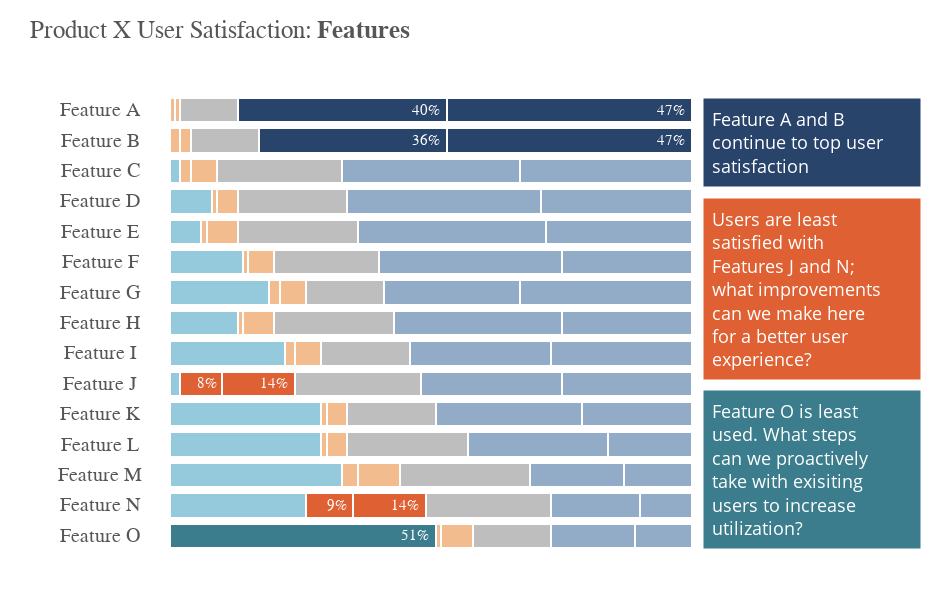

This figure's notebook cell:
### Markdown cell above
## Data Visualization

### Code cell
fig = go.Figure()

# Plot -------------------------
fig.add_trace(
    go.Bar(
        x=df['Have not used'][:1],
        y=df['feature'][:1],
        marker=dict(color="#3b7d8d", line=dict(color='white', width=2)),
        orientation='h',
        name='Have not used',
    )
)

fig.add_trace(
    go.Bar(
        x=df['Have not used'][1:],
        y=df['feature'][1:],
        marker=dict(color="#95cadc", line=dict(color='white', width=2)),
        orientation='h',
        name='Have not used',
    )
)

fig.add_trace(
    go.Bar(
        x=df['Not satisfied at all'][:1],
        y=df['feature'][:1],
        marker=dict(color="#f2bc8f", line=dict(color='white', width=2)),
        orientation='h',
        name='Not satisfied at all',
    )
)

fig.add_trace(
    go.Bar(
        x=df['Not satisfied at all'][1:2],
        y=df['feature'][1:2],
        marker=dict(color="#df6033", line=dict(color='white', width=2)),
        orientation='h',
        name='Not satisfied at all',
    )
)

fig.add_trace(
    go.Bar(
        x=df['Not satisfied at all'][2:5],
        y=df['feature'][2:5],
        marker=dict(color="#f2bc8f", line=dict(color='white', width=2)),
        orientation='h',
        name='Not satisfied at all',
    )
)

fig.add_trace(
    go.Bar(
        x=df['Not satisfied at all'][5:6],
        y=df['feature'][5:6],
        marker=dict(color="#df6033", line=dict(color='white', width=2)),
        orientation='h',
        name='Not satisfied at all',
    )
)

fig.add_trace(
    go.Bar(
        x=df['Not satisfied at all'][6:],
        y=df['feature'][6:],
        marker=dict(color="#f2bc8f", line=dict(color='white', width=2)),
        orientation='h',
        name='Not satisfied at all',
    )
)

fig.add_trace(
    go.Bar(
        x=df['Not very satisfied'][:1],
        y=df['feature'][:1],
        marker=dict(color="#f2bc8f", line=dict(color='white', width=2)),
        orientation='h',
        name='Not very satisfied',
    )
)

fig.add_trace(
    go.Bar(
        x=df['Not very satisfied'][1:2],
        y=df['feature'][1:2],
        marker=dict(color="#df6033", line=dict(color='white', width=2)),
        orientation='h',
        name='Not very satisfied',
    )
)

fig.add_trace(
    go.Bar(
        x=df['Not very satisfied'][2:5],
        y=df['feature'][2:5],
        marker=dict(color="#f2bc8f", line=dict(color='white', width=2)),
        orientation='h',
        name='Not very satisfied',
    )
)

fig.add_trace(
    go.Bar(
        x=df['Not very satisfied'][5:6],
        y=df['feature'][5:6],
        marker=dict(color="#df6033", line=dict(color='white', width=2)),
        orientation='h',
        name='Not very satisfied',
    )
)

fig.add_trace(
    go.Bar(
        x=df['Not very satisfied'][6:],
        y=df['feature'][6:],
        marker=dict(color="#f2bc8f", line=dict(color='white', width=2)),
        orientation='h',
        name='Not very satisfied',
    )
)

fig.add_trace(
    go.Bar(
        x=df['Somewhat satisfied'],
        y=df['feature'],
        marker=dict(color=GRAY9, line=dict(color='white', width=2)),
        orientation='h',
        name='Somewhat satisfied',
    )
)

fig.add_trace(
    go.Bar(
        x=df['Very satisfied'][:-2],
        y=df['feature'][:-2],
        marker=dict(color="#92acc7", line=dict(color='white', width=2)),
        orientation='h',
        name='Very satisfied',
    )
)

fig.add_trace(
    go.Bar(
        x=df['Very satisfied'][-2:],
        y=df['feature'][-2:],
        marker=dict(color="#28446b", line=dict(color='white', width=2)),
        orientation='h',
        name='Very satisfied',
    )
)

fig.add_trace(
    go.Bar(
        x=df['Completely satisfied'][:-2],
        y=df['feature'][:-2],
        marker=dict(color="#92acc7", line=dict(color='white', width=2)),
        orientation='h',
        name='Completely satisfied',
    )
)

fig.add_trace(
    go.Bar(
        x=df['Completely satisfied'][-2:],
        y=df['feature'][-2:],
        marker=dict(color="#28446b", line=dict(color='white', width=2)),
        orientation='h',
        name='Completely satisfied',
    )
)

# Annotation -------------------
for i in range(15):
    fig.add_annotation(
        text=df['feature'][i],
        font=dict(color=GRAY3, size=20, family="Arial"),
        align="right",
        x=0,
        y=14 - i,
        xshift=-70,
        showarrow=False,
    )
    
fig.add_annotation(
    text=f"{df['Not satisfied at all'][5:6].values[0]*100:.0f}%",
    font=dict(color='white', size=15, family="Arial"),
    x=0.07,
    y=5,
    xshift=0,
    yshift=0,
    showarrow=False,
)

fig.add_annotation(
    text=f"{df['Not very satisfied'][5:6].values[0]*100:.0f}%",
    font=dict(color='white', size=15, family="Arial"),
    x=0.2,
    y=5,
    xshift=0,
    yshift=0,
    showarrow=False,
)

fig.add_annotation(
    text=f"{df['Not satisfied at all'][1:2].values[0]*100:.0f}%",
    font=dict(color='white', size=15, family="Arial"),
    x=0.32,
    y=1,
    xshift=0,
    yshift=0,
    showarrow=False,
)

fig.add_annotation(
    text=f"{df['Not very satisfied'][1:2].values[0]*100:.0f}%",
    font=dict(color='white', size=15, family="Arial"),
    x=0.45,
    y=1,
    xshift=0,
    yshift=0,
    showarrow=False,
)

fig.add_annotation(
    text=f"{df['Have not used'][0:1].values[0]*100:.0f}%",
    font=dict(color='white', size=15, family="Arial"),
    x=0.47,
    y=0,
    xshift=0,
    yshift=0,
    showarrow=False,
)

fig.add_annotation(
    text=f"{df['Very satisfied'][-1:].values[0]*100:.0f}%",
    font=dict(color='white', size=15, family="Arial"),
    x=0.49,
    y=14,
    xshift=0,
    yshift=0,
    showarrow=False,
)

fig.add_annotation(
    text=f"{df['Completely satisfied'][-1:].values[0]*100:.0f}%",
    font=dict(color='white', size=15, family="Arial"),
    x=0.96,
    y=14,
    xshift=0,
    yshift=0,
    showarrow=False,
)

fig.add_annotation(
    text=f"{df['Very satisfied'][-2:-1].values[0]*100:.0f}%",
    font=dict(color='white', size=15, family="Arial"),
    x=0.49,
    y=13,
    xshift=0,
    yshift=0,
    showarrow=False,
)

fig.add_annotation(
    text=f"{df['Completely satisfied'][-2:-1].values[0]*100:.0f}%",
    font=dict(color='white', size=15, family="Arial"),
    x=0.96,
    y=13,
    xshift=0,
    yshift=0,
    showarrow=False,
)
        
# Text -------------------------
fig.add_annotation(
    text=f"Product X User Satisfaction: <b style='color: {GRAY3}'>Features</b>",
    font=dict(color=GRAY3, size=25, family="Arial"),
    x=0,
    y=14,
    xshift=50,
    yshift=80,
    showarrow=False,
)

fig.add_annotation(
    text="Feature A and B<br>\
continue to top user<br>\
satisfaction",
    font=dict(color='white', size=18),
    align='left',
    bgcolor="#28446b",
    x=1,
    y=14,
    xshift=120,
    yshift=-32,
    width=200,
    borderwidth=15,
    showarrow=False,
)

fig.add_annotation(
    text="Users are least<br>\
satisfied with<br>\
Features J and N;<br>\
what improvements<br>\
can we make here<br>\
for a better user<br>\
experience?",
    font=dict(color='white', size=18),
    align='left',
    bgcolor="#df6033",
    x=1,
    y=10,
    xshift=120,
    yshift=-57.5,
    width=200,
    borderwidth=15,
    showarrow=False,
)

fig.add_annotation(
    text="Feature O is least<br>\
used. What steps<br>\
can we proactively<br>\
take with exisiting<br>\
users to increase<br>\
utilization?",
    font=dict(color='white', size=18),
    align='left',
    bgcolor="#3b7d8d",
    x=1,
    y=4,
    xshift=120,
    yshift=-55,
    width=200,
    borderwidth=15,
    showarrow=False,
)

# Layout -----------------------
fig.update_layout(
    width=950,
    height=600,
    margin=dict(t=95, b=48.75, l=170, r=257.5),
    paper_bgcolor="white",
    plot_bgcolor="white",
    showlegend=False,
    barmode="stack",
)

fig.update_xaxes(
    showticklabels=False,
    showgrid=False,
    range=[0, 1]
)

fig.update_yaxes(
    showticklabels=False,
    showgrid=False,
    range=[-0.5, 14.5]
)

### Figure 1 — Plotly figure (JSON) as saved in the notebook; plotly's stock layout.template omitted (floating-point values rounded to 4 significant figures)
{"data": [{"marker": {"color": "#3b7d8d", "line": {"color": "white", "width": 2}}, "name": "Have not used", "orientation": "h", "type": "bar", "x": [0.51], "y": ["Feature O"]}, {"marker": {"color": "#95cadc", "line": {"color": "white", "width": 2}}, "name": "Have not used", "orientation": "h", "type": "bar", "x": [0.26, 0.33, 0.29, 0.29, 0.02, 0.22, 0.13, 0.19, 0.14, 0.06, 0.08, 0.02, 0, 0], "y": ["Feature N", "Feature M", "Feature L", "Feature K", "Feature J", "Feature I", "Feature H", "Feature G", "Feature F", "Feature E", "Feature D", "Feature C", "Feature B", "Feature A"]}, {"marker": {"color": "#f2bc8f", "line": {"color": "white", "width": 2}}, "name": "Not satisfied at all", "orientation": "h", "type": "bar", "x": [0.01], "y": ["Feature O"]}, {"marker": {"color": "#df6033", "line": {"color": "white", "width": 2}}, "name": "Not satisfied at all", "orientation": "h", "type": "bar", "x": [0.09], "y": ["Feature N"]}, {"marker": {"color": "#f2bc8f", "line": {"color": "white", "width": 2}}, "name": "Not satisfied at all", "orientation": "h", "type": "bar", "x": [0.03, 0.01, 0.01], "y": ["Feature M", "Feature L", "Feature K"]}, {"marker": {"color": "#df6033", "line": {"color": "white", "width": 2}}, "name": "Not satisfied at all", "orientation": "h", "type": "bar", "x": [0.08], "y": ["Feature J"]}, {"marker": {"color": "#f2bc8f", "line": {"color": "white", "width": 2}}, "name": "Not satisfied at all", "orientation": "h", "type": "bar", "x": [0.02, 0.01, 0.02, 0.01, 0.01, 0.01, 0.02, 0.02, 0.01], "y": ["Feature I", "Feature H", "Feature G", "Feature F", "Feature E", "Feature D", "Feature C", "Feature B", "Feature A"]}, {"marker": {"color": "#f2bc8f", "line": {"color": "white", "width": 2}}, "name": "Not very satisfied", "orientation": "h", "type": "bar", "x": [0.06], "y": ["Feature O"]}, {"marker": {"color": "#df6033", "line": {"color": "white", "width": 2}}, "name": "Not very satisfied", "orientation": "h", "type": "bar", "x": [0.14], "y": ["Feature N"]}, {"marker": {"color": "#f2bc8f", "line": {"color": "white", "width": 2}}, "name": "Not very satisfied", "orientation": "h", "type": "bar", "x": [0.08, 0.04, 0.04], "y": ["Feature M", "Feature L", "Feature K"]}, {"marker": {"color": "#df6033", "line": {"color": "white", "width": 2}}, "name": "Not very satisfied", "orientation": "h", "type": "bar", "x": [0.14], "y": ["Feature J"]}, {"marker": {"color": "#f2bc8f", "line": {"color": "white", "width": 2}}, "name": "Not very satisfied", "orientation": "h", "type": "bar", "x": [0.05, 0.06, 0.05, 0.05, 0.06, 0.04, 0.05, 0.02, 0.01], "y": ["Feature I", "Feature H", "Feature G", "Feature F", "Feature E", "Feature D", "Feature C", "Feature B", "Feature A"]}, {"marker": {"color": "#BFBEBE", "line": {"color": "white", "width": 2}}, "name": "Somewhat satisfied", "orientation": "h", "type": "bar", "x": [0.15, 0.24, 0.25, 0.23, 0.17, 0.24, 0.17, 0.23, 0.15, 0.2, 0.23, 0.21, 0.24, 0.13, 0.11], "y": ["Feature O", "Feature N", "Feature M", "Feature L", "Feature K", "Feature J", "Feature I", "Feature H", "Feature G", "Feature F", "Feature E", "Feature D", "Feature C", "Feature B", "Feature A"]}, {"marker": {"color": "#92acc7", "line": {"color": "white", "width": 2}}, "name": "Very satisfied", "orientation": "h", "type": "bar", "x": [0.16, 0.17, 0.18, 0.27, 0.28, 0.27, 0.27, 0.32, 0.26, 0.35, 0.36, 0.37, 0.34], "y": ["Feature O", "Feature N", "Feature M", "Feature L", "Feature K", "Feature J", "Feature I", "Feature H", "Feature G", "Feature F", "Feature E", "Feature D", "Feature C"]}, {"marker": {"color": "#28446b", "line": {"color": "white", "width": 2}}, "name": "Very satisfied", "orientation": "h", "type": "bar", "x": [0.36, 0.4], "y": ["Feature B", "Feature A"]}, {"marker": {"color": "#92acc7", "line": {"color": "white", "width": 2}}, "name": "Completely satisfied", "orientation": "h", "type": "bar", "x": [0.11, 0.1, 0.13, 0.16, 0.21, 0.25, 0.27, 0.25, 0.33, 0.25, 0.28, 0.29, 0.33], "y": ["Feature O", "Feature N", "Feature M", "Feature L", "Feature K", "Feature J", "Feature I", "Feature H", "Feature G", "Feature F", "Feature E", "Feature D", "Feature C"]}, {"marker": {"color": "#28446b", "line": {"color": "white", "width": 2}}, "name": "Completely satisfied", "orientation": "h", "type": "bar", "x": [0.47, 0.47], "y": ["Feature B", "Feature A"]}], "layout": {"annotations": [{"align": "right", "font": {"color": "#555655", "family": "Arial", "size": 20}, "showarrow": false, "text": "Feature A", "x": 0, "xshift": -70, "y": 14}, {"align": "right", "font": {"color": "#555655", "family": "Arial", "size": 20}, "showarrow": false, "text": "Feature B", "x": 0, "xshift": -70, "y": 13}, {"align": "right", "font": {"color": "#555655", "family": "Arial", "size": 20}, "showarrow": false, "text": "Feature C", "x": 0, "xshift": -70, "y": 12}, {"align": "right", "font": {"color": "#555655", "family": "Arial", "size": 20}, "showarrow": false, "text": "Feature D", "x": 0, "xshift": -70, "y": 11}, {"align": "right", "font": {"color": "#555655", "family": "Arial", "size": 20}, "showarrow": false, "text": "Feature E", "x": 0, "xshift": -70, "y": 10}, {"align": "right", "font": {"color": "#555655", "family": "Arial", "size": 20}, "showarrow": false, "text": "Feature F", "x": 0, "xshift": -70, "y": 9}, {"align": "right", "font": {"color": "#555655", "family": "Arial", "size": 20}, "showarrow": false, "text": "Feature G", "x": 0, "xshift": -70, "y": 8}, {"align": "right", "font": {"color": "#555655", "family": "Arial", "size": 20}, "showarrow": false, "text": "Feature H", "x": 0, "xshift": -70, "y": 7}, {"align": "right", "font": {"color": "#555655", "family": "Arial", "size": 20}, "showarrow": false, "text": "Feature I", "x": 0, "xshift": -70, "y": 6}, {"align": "right", "font": {"color": "#555655", "family": "Arial", "size": 20}, "showarrow": false, "text": "Feature J", "x": 0, "xshift": -70, "y": 5}, {"align": "right", "font": {"color": "#555655", "family": "Arial", "size": 20}, "showarrow": false, "text": "Feature K", "x": 0, "xshift": -70, "y": 4}, {"align": "right", "font": {"color": "#555655", "family": "Arial", "size": 20}, "showarrow": false, "text": "Feature L", "x": 0, "xshift": -70, "y": 3}, {"align": "right", "font": {"color": "#555655", "family": "Arial", "size": 20}, "showarrow": false, "text": "Feature M", "x": 0, "xshift": -70, "y": 2}, {"align": "right", "font": {"color": "#555655", "family": "Arial", "size": 20}, "showarrow": false, "text": "Feature N", "x": 0, "xshift": -70, "y": 1}, {"align": "right", "font": {"color": "#555655", "family": "Arial", "size": 20}, "showarrow": false, "text": "Feature O", "x": 0, "xshift": -70, "y": 0}, {"font": {"color": "white", "family": "Arial", "size": 15}, "showarrow": false, "text": "8%", "x": 0.07, "xshift": 0, "y": 5, "yshift": 0}, {"font": {"color": "white", "family": "Arial", "size": 15}, "showarrow": false, "text": "14%", "x": 0.2, "xshift": 0, "y": 5, "yshift": 0}, {"font": {"color": "white", "family": "Arial", "size": 15}, "showarrow": false, "text": "9%", "x": 0.32, "xshift": 0, "y": 1, "yshift": 0}, {"font": {"color": "white", "family": "Arial", "size": 15}, "showarrow": false, "text": "14%", "x": 0.45, "xshift": 0, "y": 1, "yshift": 0}, {"font": {"color": "white", "family": "Arial", "size": 15}, "showarrow": false, "text": "51%", "x": 0.47, "xshift": 0, "y": 0, "yshift": 0}, {"font": {"color": "white", "family": "Arial", "size": 15}, "showarrow": false, "text": "40%", "x": 0.49, "xshift": 0, "y": 14, "yshift": 0}, {"font": {"color": "white", "family": "Arial", "size": 15}, "showarrow": false, "text": "47%", "x": 0.96, "xshift": 0, "y": 14, "yshift": 0}, {"font": {"color": "white", "family": "Arial", "size": 15}, "showarrow": false, "text": "36%", "x": 0.49, "xshift": 0, "y": 13, "yshift": 0}, {"font": {"color": "white", "family": "Arial", "size": 15}, "showarrow": false, "text": "47%", "x": 0.96, "xshift": 0, "y": 13, "yshift": 0}, {"font": {"color": "#555655", "family": "Arial", "size": 25}, "showarrow": false, "text": "Product X User Satisfaction: <b style='color: #555655'>Features</b>", "x": 0, "xshift": 50, "y": 14, "yshift": 80}, {"align": "left", "bgcolor": "#28446b", "borderwidth": 15, "font": {"color": "white", "size": 18}, "showarrow": false, "text": "Feature A and B<br>continue to top user<br>satisfaction", "width": 200, "x": 1, "xshift": 120, "y": 14, "yshift": -32}, {"align": "left", "bgcolor": "#df6033", "borderwidth": 15, "font": {"color": "white", "size": 18}, "showarrow": false, "text": "Users are least<br>satisfied with<br>Features J and N;<br>what improvements<br>can we make here<br>for a better user<br>experience?", "width": 200, "x": 1, "xshift": 120, "y": 10, "yshift": -57.5}, {"align": "left", "bgcolor": "#3b7d8d", "borderwidth": 15, "font": {"color": "white", "size": 18}, "showarrow": false, "text": "Feature O is least<br>used. What steps<br>can we proactively<br>take with exisiting<br>users to increase<br>utilization?", "width": 200, "x": 1, "xshift": 120, "y": 4, "yshift": -55}], "barmode": "stack", "height": 600, "margin": {"b": 48.75, "l": 170, "r": 257.5, "t": 95}, "paper_bgcolor": "white", "plot_bgcolor": "white", "showlegend": false, "width": 950, "xaxis": {"range": [0, 1], "showgrid": false, "showticklabels": false}, "yaxis": {"range": [-0.5, 14.5], "showgrid": false, "showticklabels": false}}}
